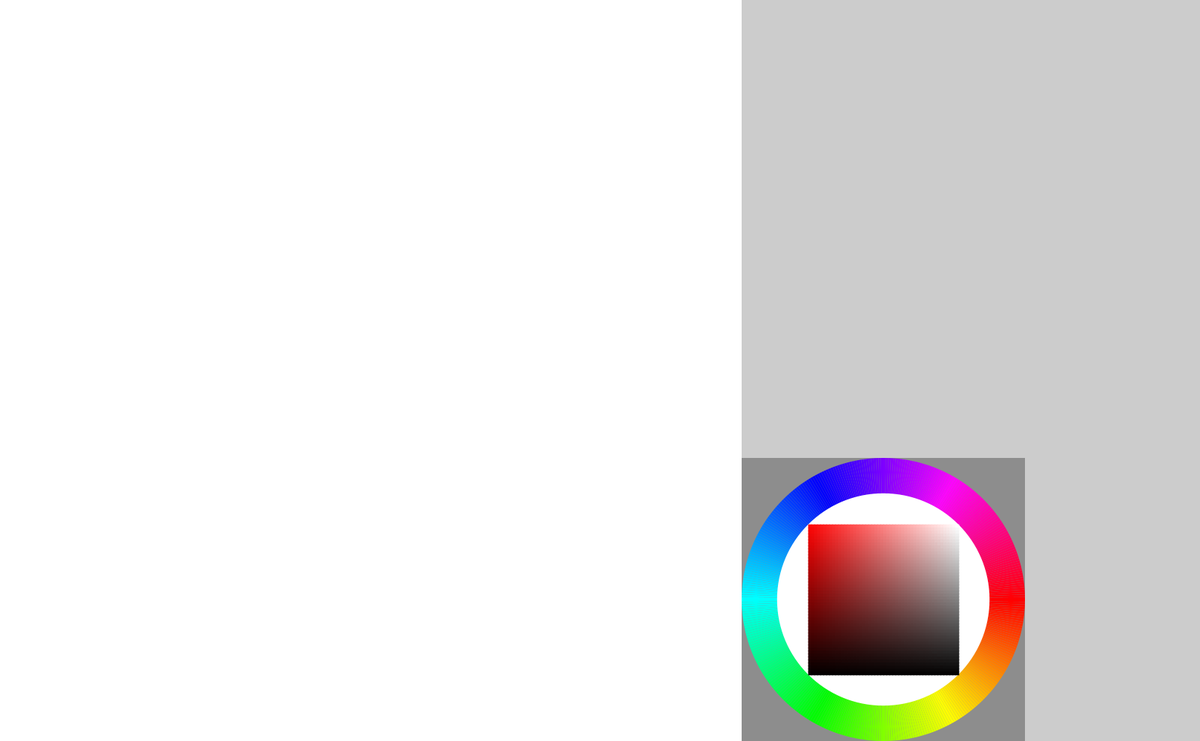
Frame 1 (no input)
Frame 60 (the mouse pressed at the canvas centre just before this capture): identical to frame 1, image omitted
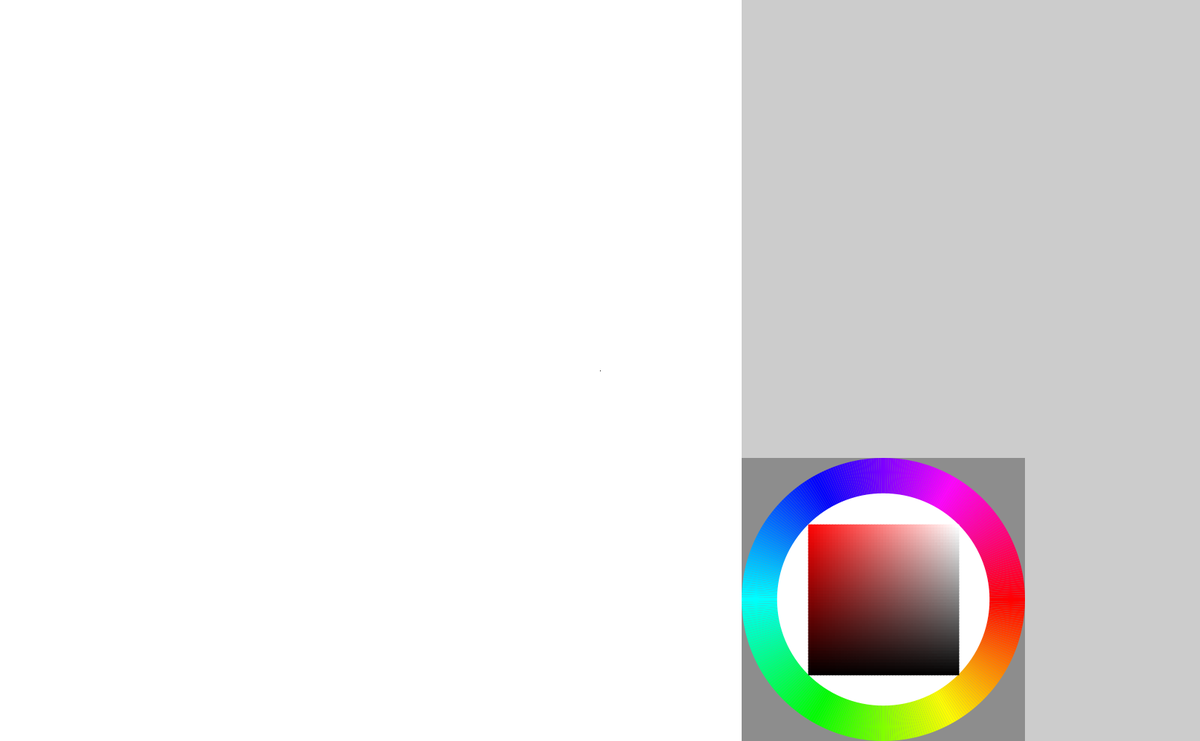
Frame 120 (the mouse held since frame 60 and released just before this capture)

The Processing sketch that drew these frames (run headless with seeded random() and noise(); from frame 60 on, the mouse is pressed at the canvas centre):

// Processing sketch: main_canvas_noCanvas_UndoRedo
// ── main_canvas_noCanvas_UndoRedo.pde
PGraphics pallet, tab01, tab02, tab03;
final float golden_ratio = 1.618;
final float circle_ratio = 0.75;
color selectColor = color(0, 0, 0); //ウィンドウサイズが100と同じ
color eraserColor = color(255, 255, 255);

int size_height = 1000; //仕方ない
int lv01_golden = round(size_height*(golden_ratio-1)); // 618
int lv02_golden = round(lv01_golden*(golden_ratio-1)); // 382
int lv03_golden = round(lv02_golden*(golden_ratio-1)); // 236

float pen_size = 0.5; //0.5 2 5
float ers_size = 0.1; //0.1 1 5

boolean ers_change = false;

PImage[] stepImg;
int stepImgNumber = 15; //保存する画像数
int backCount = 0, forwardCount = 0; // 戻った回数進んだ回数
int stepImgCount; // 取り出す画像の指定
boolean changeCanvas = false;

void setup(){
  size(1618, 1000);

  colorMode(HSB, 360, 100, 100);
  makeWindow();
  makeWindow_setup02(color(0, 0, 100));
  makeColorpallet(pallet);

  makeWindow_show();

  make_stepImg_setup();
}
void makeWindow(){
  //canvas = createGraphics(height, height);
  pallet = createGraphics(lv02_golden, lv02_golden);
  tab01 = createGraphics(lv02_golden/2, lv01_golden);
  tab02 = createGraphics(lv02_golden/2, lv01_golden);
  tab03 = createGraphics(lv03_golden, height);
}
void makeWindow_setup02(color base_color){
  noStroke();
  fill(base_color);
  rect(0, 0, 1000, 1000);
}

void makeColorpallet(PGraphics gg){
  int squareOneSide = gg.height;
  float large_r = squareOneSide/2;
  float small_r = (large_r)*circle_ratio;

  gg.beginDraw();
  gg.colorMode(HSB, 360, 100, 100);
  gg.pushMatrix();
  gg.translate(large_r, large_r);
  makeColorpallet_draw01(gg, large_r, small_r);
  makeColorpallet_draw02(gg, small_r, 0);
  gg.endDraw();
}
void makeColorpallet_draw01(PGraphics gg, float r01, float r02){
  float on_rad = TWO_PI/360;
  gg.noStroke();
  gg.fill(200);
  gg.rect(-r01, -r01, r01*2, r01*2);
  gg.noStroke();
  for(int i = 0; i < 360; i++){
    gg.fill(i, 100, 100);
    gg.arc(0, 0, r01*2, r01*2, i*on_rad, (i+1)*on_rad);
  }
  gg.fill(0, 0, 100);
  gg.ellipse(0, 0, r02*2, r02*2);
}
void makeColorpallet_draw02(PGraphics gg, float r02, float color_hue){
  int separate = 50;
  float separate_squareOneSide = r02*(1/sqrt(2))*2/separate;
  float start_separate_coordinate = -r02*(1/sqrt(2)); // スタートの座標

  gg.noStroke();
  for(int i = 0; i < separate; i++){
    for(int j = 0; j < separate; j++){
      float change_saturation = 100*(i+1)/separate;
      float change_brightness = 100*(j+0)/separate;
      gg.fill(color_hue, 100-change_saturation, 100-change_brightness);
      gg.rect(start_separate_coordinate + separate_squareOneSide*i, start_separate_coordinate + separate_squareOneSide*j, separate_squareOneSide + 1, separate_squareOneSide + 1); // 縦書いて横に伸ばす
    }
  }
}

void makeWindow_show(){
  //image(canvas, 0, 0);
  image(pallet, height, lv01_golden);
  //image(tab01, height, 0);
  //image(tab02, height+lv02_golden/2, 0);
  //image(tab03, height+lv02_golden, 0);
}

void make_stepImg_setup(){
  stepImg = new PImage[stepImgNumber];
  for (int i=0; i<stepImgNumber; i++){
    stepImg[i] = get(0, 0, 1000, 1000);
  }
}
void save_stepImg(){
  backCount = min(backCount+1, round(stepImgNumber/2));
  forwardCount = 0;
  stepImgCount_add();
  stepImg[stepImgCount] = get(0, 0, 1000, 1000);
}
void undo(){
  if (0 < backCount){
    backCount--;
    forwardCount++;
    stepImgCount_sub();
    show_stepImg();
  }
}
void redo(){
  if (0 < forwardCount){
    backCount++;
    forwardCount--;
    stepImgCount_add();
    show_stepImg();
  }
}
void stepImgCount_add(){
  stepImgCount = (stepImgCount + 1) % stepImgNumber;
}
void stepImgCount_sub(){
  stepImgCount = (stepImgCount - 1 + stepImgNumber) % stepImgNumber;
}
void show_stepImg(){
  image(stepImg[stepImgCount], 0, 0);
}

void mouseClicked(){
  float x = mouseX, y = mouseY;
  if ( height < x && x < height+lv02_golden/2
  && lv01_golden*0/3 < y && y < lv01_golden*1/3){
    ers_change = false;
    pen_size = 0.5*10;
    println(pen_size, ers_size, ers_change);
  }else if(height < x && x < height+lv02_golden/2
  && lv01_golden*1/3 < y && y < lv01_golden*2/3){
    ers_change = false;
    pen_size = 2*10;
    println(pen_size, ers_size, ers_change);
  }else if(height < x && x < height+lv02_golden/2
  && lv01_golden*2/3 < y && y < lv01_golden*3/3){
    ers_change = false;
    pen_size = 5*10;
    println(pen_size, ers_size, ers_change);
  }
  else if(height+lv02_golden/2 < x && x < height+lv02_golden
  && lv01_golden*0/3 < y && y < lv01_golden*1/3){
    ers_change = true;
    ers_size = 0.1*10;
    println(pen_size, ers_size, ers_change);
  }
  else if(height+lv02_golden/2 < x && x < height+lv02_golden
  && lv01_golden*1/3 < y && y < lv01_golden*2/3){
    ers_change = true;
    ers_size = 1*10;
    println(pen_size, ers_size, ers_change);
  }
  else if(height+lv02_golden/2 < x && x < height+lv02_golden
  && lv01_golden*2/3 < y && y < lv01_golden*3/3){
    ers_change = true;
    ers_size = 5*10;
    println(pen_size, ers_size, ers_change);
  }
  else if(height+lv02_golden < x && x < height+lv01_golden
  && height*3/4 < y && y < height*4/4){
    undo();
  }
  else if(height+lv02_golden < x && x < height+lv01_golden
  && height*2/4 < y && y < height*3/4){
    redo();
  }
}
void mousePressed(){
  if (0 < mouseX && mouseX < 1000 && 0 < mouseY && mouseY < 1000){
    changeCanvas = true;
  }
}
void mouseDragged(){
  if (0 < mouseX && mouseX < 1000 && 0 < mouseY && mouseY < 1000){
    changeCanvas = true;
  }
}
void mouseReleased(){
  if (changeCanvas){
    save_stepImg();
    changeCanvas = false;
  }
}

void draw(){
  float gg_pallet_center_x = height + lv02_golden/2;
  float gg_pallet_center_y = lv01_golden + lv02_golden/2;
  float gg_pallet_squareOneSide = (1/sqrt(2))*circle_ratio*lv02_golden/2;

  if (mousePressed){
    float x = mouseX, y = mouseY;

    // カラーパレットの色相
    if (gg_pallet_center_x - gg_pallet_squareOneSide < x
    && x < gg_pallet_center_x + gg_pallet_squareOneSide
    && gg_pallet_center_y - gg_pallet_squareOneSide < y
    && y < gg_pallet_center_y + gg_pallet_squareOneSide){
      selectColor = get(round(x), round(y));
    }

    // カラーパレットの彩度と明度　dist 座標から座標の距離　円の領域指定
    if (circle_ratio*lv02_golden/2 < dist(x, y, gg_pallet_center_x, gg_pallet_center_y)
    && dist(x, y, gg_pallet_center_x, gg_pallet_center_y) < lv02_golden/2){
      selectColor = get(round(x), round(y));
      pallet.beginDraw();
      pallet.translate(lv02_golden/2, lv02_golden/2);
      makeColorpallet_draw02(pallet, circle_ratio*lv02_golden/2, hue(selectColor));
      pallet.endDraw();
      image(pallet, height, lv01_golden);
    }

    // キャンバスだけ書けるように条件付け
    if (mousePressed){
      if (0 < mouseX && mouseX < 1000 && 0 < mouseY && mouseY < 1000
      && 0 < pmouseX && pmouseX < 1000 && 0 < pmouseY && pmouseY < 1000){
        if (ers_change){
          stroke(eraserColor);
          strokeWeight(ers_size);
        }else{
          stroke(selectColor);
          strokeWeight(pen_size);
        }
      line(mouseX, mouseY, pmouseX, pmouseY);
      }
    }
  }
}
